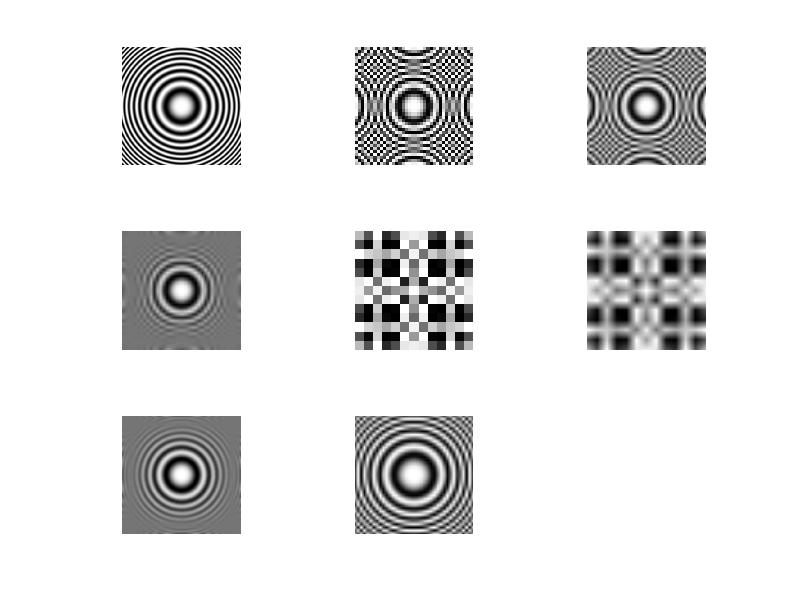

The MATLAB script that drew this image:
%Aliasing & Antialiasing | Radialer Cosinus

%% ----------
%Originalbild mit 500x500Pixel Abstandscosinus mit wachsender räumlicher Frequenz

N = 500;

x = linspace(-2*pi, 2*pi, N);
y = linspace(-2*pi, 2*pi, N);
[X, Y] = meshgrid(x, y);


% Abstandscosinus
RR = X.^2 + Y.^2;
original = cos(1.1 * RR);

% Plot
%figure
%imagesc(original)
%axis image off
%colormap gray
%title('Originalbild (Cosinus, hohe Auflösung)')


%% ----------
% Sampling des Originalbildes auf 19x19

x38 = linspace(-2*pi, 2*pi, 38);
y38 = linspace(-2*pi, 2*pi, 38);
[X38, Y38] = meshgrid(x38, y38);
sampled38 = interp2(X, Y, original, X38, Y38, 'nearest');


%% ---------
%Sampling des Originalbildes auf 13x13

x13 = linspace(-2*pi, 2*pi,13);
y13 = linspace(-2*pi, 2*pi, 13);
[X13, Y13] = meshgrid(x13, y13);
sampled13 = interp2(X, Y, original, X13, Y13, 'nearest');

%% ---------
%Interpolation auf 500x500
interp38 = interp2(X38, Y38, sampled38, X, Y, 'linear');
interp13 = interp2(X13, Y13, sampled13, X, Y, 'linear');



%% ----------
% Antialiasing via Mittelung
%Bedeutet dass man bevor man sampelt den ganzen spaß mittelt, also
%parktisch ein Tiefpass anwendet der die hohen Frequenzen unterdrückt

k = 21;  % Größe des Mittelungsfilters (ungerade Zahl!)
% Box-Filter
kernel = ones(k) / k^2; %berechnet arithmetischen Mittelwert in Bereich kxk 

smoothed = conv2(original, kernel, 'same'); %conv2 ist eine 2D Faltung
sampled38_AA = interp2(X, Y, smoothed, X38, Y38, 'nearest');
interp38_AA  = interp2(X38, Y38, sampled38_AA, X, Y, 'linear');

% bringt irgentwie nicht viel

%% ----------
%Antialiasing via Subsampling
%Bedeutet dass man einfach bewusstvdie maximale Frequenz beschränkt
%Für 19 ist niquist 9.5 und wwir brauchen frequenz unterhalb dieser

f_sub = 0.7; % Frequnz Verringerung
original_sub = cos(f_sub * RR);
sampled38_sub = interp2(X, Y, original_sub, X38, Y38, 'nearest');
interp38_sub  = interp2(X38, Y38, sampled38_sub, X, Y, 'linear');

%% ----------
figure

subplot(3,3,1)
imagesc(original)
axis image off


subplot(3,3,2)
imagesc(sampled38)
axis image off


subplot(3,3,3)
imagesc(interp38)
axis image off


subplot(3,3,5)
imagesc(sampled13)
axis image off


subplot(3,3,6)
imagesc(interp13)
axis image off


subplot(3,3,4)
imagesc(interp38_AA)
axis image off


subplot(3,3,7)
imagesc(smoothed)
axis image off

colormap gray

subplot(3,3,8)
imagesc(interp38_sub)
axis image off
